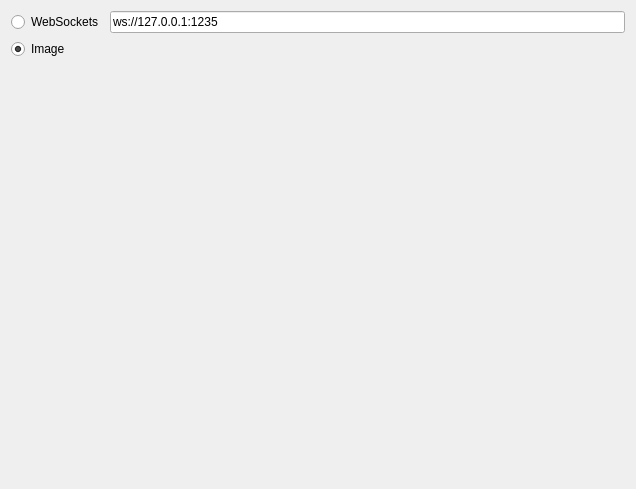
<?xml version="1.0" encoding="UTF-8"?>
<ui version="4.0">
 <class>widget_source_selection</class>
 <widget class="QWidget" name="widget_source_selection">
  <property name="geometry">
   <rect>
    <x>0</x>
    <y>0</y>
    <width>636</width>
    <height>489</height>
   </rect>
  </property>
  <property name="windowTitle">
   <string>Form</string>
  </property>
  <layout class="QVBoxLayout" name="verticalLayout">
   <item>
    <layout class="QGridLayout" name="gridLayout">
     <item row="0" column="0">
      <widget class="QRadioButton" name="radioButtonWebSockets">
       <property name="text">
        <string>WebSockets</string>
       </property>
      </widget>
     </item>
     <item row="0" column="1">
      <widget class="QLineEdit" name="lineEditWebSockets">
       <property name="text">
        <string>ws://127.0.0.1:1235</string>
       </property>
       <property name="placeholderText">
        <string>ws://127.0.0.1:1235</string>
       </property>
      </widget>
     </item>
     <item row="1" column="0">
      <widget class="QRadioButton" name="radioButtonImage">
       <property name="text">
        <string>Image</string>
       </property>
       <property name="checked">
        <bool>true</bool>
       </property>
      </widget>
     </item>
    </layout>
   </item>
   <item>
    <spacer name="verticalSpacer">
     <property name="orientation">
      <enum>Qt::Vertical</enum>
     </property>
     <property name="sizeHint" stdset="0">
      <size>
       <width>20</width>
       <height>412</height>
      </size>
     </property>
    </spacer>
   </item>
  </layout>
 </widget>
 <resources/>
 <connections/>
</ui>
